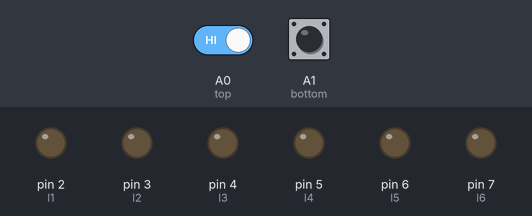
The sketch below on a simulated Arduino Uno, built with avr-gcc and run on an emulated ATmega328P. On the bench: output pins drawn as LEDs (lit = HIGH). The test bench sets the inputs (shaded band); at power-on: A0 (top) HIGH, A1 (bottom) HIGH.

Above: at 1.8 s.
1.9 s: A0 (top) driven LOW
At 2.4 s:
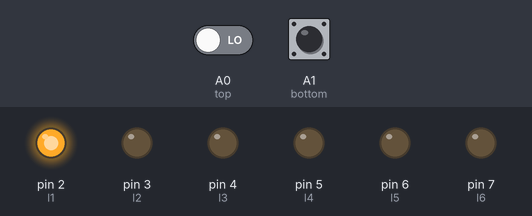
4.9 s: A1 (bottom) pulled LOW for 0.6 s
At 5.4 s:
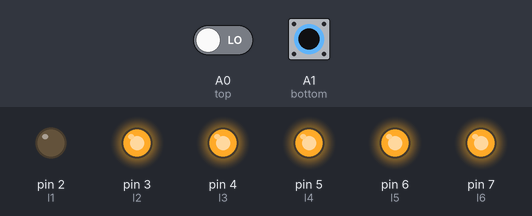
8.0 s: A1 (bottom) pulled LOW for 1 s
At 8.9 s:
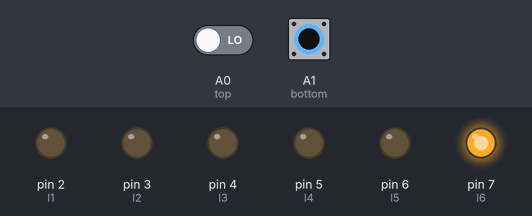
Timing chart, 0 to 14.5 s (numbered marks = the images above; inputs shaded):
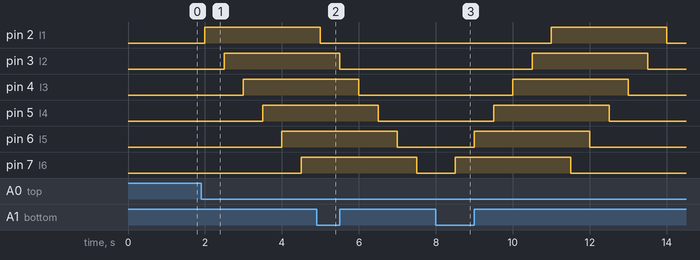

Measured:
- after the input at 1.9 s, pin 2 (l1): LOW → HIGH after 0.10 s; pin 3 (l2): LOW → HIGH after 0.60 s; pin 4 (l3): LOW → HIGH after 1.1 s; pin 5 (l4): LOW → HIGH after 1.6 s; pin 6 (l5): LOW → HIGH after 2.1 s
- after the input at 4.9 s, pin 2 (l1): HIGH → LOW after 0.10 s; pin 3 (l2): HIGH → LOW after 0.60 s; pin 4 (l3): HIGH → LOW after 1.1 s; pin 5 (l4): HIGH → LOW after 1.6 s; pin 6 (l5): HIGH → LOW after 2.1 s
- after the input at 8.0 s, pin 2 (l1): LOW → HIGH after 3.0 s instead of 0.50 s; pin 3 (l2): LOW → HIGH after 2.5 s instead of 1.0 s; pin 4 (l3): LOW → HIGH after 2.0 s instead of 1.5 s; pin 5 (l4): LOW → HIGH after 1.5 s instead of 2.0 s; pin 6 (l5): LOW → HIGH after 1.0 s instead of 2.5 s

The sketch:

advanced_smart_street_lights_code.ino
```cpp
int l1 = 2, l2 = 3, l3 = 4, l4 = 5, l5 = 6, l6 = 7;
#define bottom A1
#define top A0

void setup()
{
  pinMode(l1, OUTPUT);
  pinMode(l2, OUTPUT);
  pinMode(l3, OUTPUT);
  pinMode(l4, OUTPUT);
  pinMode(l5, OUTPUT);
  pinMode(l6, OUTPUT);
  pinMode(top, INPUT);
  pinMode(bottom, INPUT);
}

void loop()
{
  if (digitalRead(bottom) == LOW) {
    digitalWrite(l6, HIGH);
    delay(500);
    digitalWrite(l5, HIGH);
    delay(500);
    digitalWrite(l4, HIGH);
    delay(500);
    digitalWrite(l3, HIGH);
    delay(500);
    digitalWrite(l2, HIGH);
    delay(500);
    digitalWrite(l1, HIGH);
    delay(500);

    while(digitalRead(top) == HIGH);

    digitalWrite(l6, LOW);
    delay(500);
    digitalWrite(l5, LOW);
    delay(500);
    digitalWrite(l4, LOW);
    delay(500);
    digitalWrite(l3, LOW);
    delay(500);
    digitalWrite(l2, LOW);
    delay(500);
    digitalWrite(l1, LOW);
    delay(500);
  }

  if (digitalRead(top) == LOW) {
    digitalWrite(l1, HIGH);
    delay(500);
    digitalWrite(l2, HIGH);
    delay(500);
    digitalWrite(l3, HIGH);
    delay(500);
    digitalWrite(l4, HIGH);
    delay(500);
    digitalWrite(l5, HIGH);
    delay(500);
    digitalWrite(l6, HIGH);
    delay(500);

    while(digitalRead(bottom) == HIGH);

    digitalWrite(l1, LOW);
    delay(500);
    digitalWrite(l2, LOW);
    delay(500);
    digitalWrite(l3, LOW);
    delay(500);
    digitalWrite(l4, LOW);
    delay(500);
    digitalWrite(l5, LOW);
    delay(500);
    digitalWrite(l6, LOW);
    delay(500);
  }

  delay(500);
}
```
